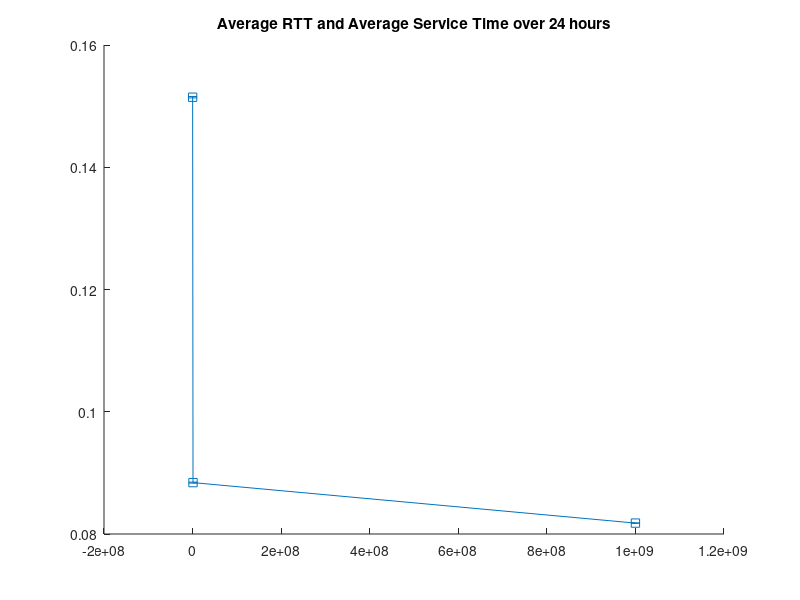

Reproduce this figure in MATLAB. (Note: this script raises an error after producing the figure.)
clear all; close all; clc;
format long


X = [125*10^3, 10^6, 10^9]

Y_1_1 = [0.004677614908919705, 0.004674625960997122, 0.004683277874717915, 0.004681529103665678, 0.004673811199073114];
var_1_1 = std(Y_1_1);
Y_1_1 = mean(Y_1_1);

Y_1_2 = [0.004688552363498583, 0.0046895752395184655, 0.004678634999597824, 0.004672783911033111, 0.004683152730952887];
var_1_2 = std(Y_1_2);
Y_1_2 = mean(Y_1_2);

Y_1_3 = [0.004682295307456175, 0.004685890699798105, 0.004684386830061482, 0.0046850113284270705, 0.004679993511065525];
var_1_3 = std(Y_1_3);
Y_1_3 = mean(Y_1_3);
 
Y1 = [Y_1_1, Y_1_2, Y_1_3]
err1 = [var_1_1, var_1_2, var_1_3]


Y_2_1 = [0.15134128610284792, 0.15143079899895648, 0.1515902452212504, 0.15155419324449898, 0.15136964395853864];
var_2_1 = std(Y_2_1);
Y_2_1 = mean(Y_2_1);

Y_2_2 = [0.08846655400622466, 0.08848943984460625, 0.08840465644725415, 0.0882871009243514, 0.08838248666863698];
var_2_2 = std(Y_2_2);
Y_2_2 = mean(Y_2_2);

Y_2_3 = [0.08175629485437502, 0.08176586649040836, 0.08183613814755859, 0.08180858478178532, 0.08176139746301717];
var_2_3 = std(Y_2_3);
Y_2_3 = mean(Y_2_3);

Y2 = [Y_2_1, Y_2_2, Y_2_3]
err2 = [var_2_1, var_2_2, var_2_3]



figure(1);

title('Average RTT and Average Service Time over 24 hours');
hold on

%plot([1000, 1000000, 1000000000], [Y_1_1, Y_1_2, Y_1_3])
%plot([1000, 1000000, 1000000000], [Y_2_1, Y_2_2, Y_2_3])

%errorbar(X,Y1,err1, '-s','MarkerSize',10,'MarkerEdgeColor','red','MarkerFaceColor','blue', 'Linewidth',2)
errorbar(X,Y2,err2, '-s','MarkerSize',10,'MarkerEdgeColor','red','MarkerFaceColor','blue', 'Linewidth',2)
set(gca,'XScale','log');
set(gca,'YScale','log');

grid on



xlabel('Link capacities = 125*10^3 (kbps), 10^6 (Mbps), 10^9 (Gbps)');

ylabel('Mean values');

legend('Location','northeast')
legend('Average RTT','Average service time')
